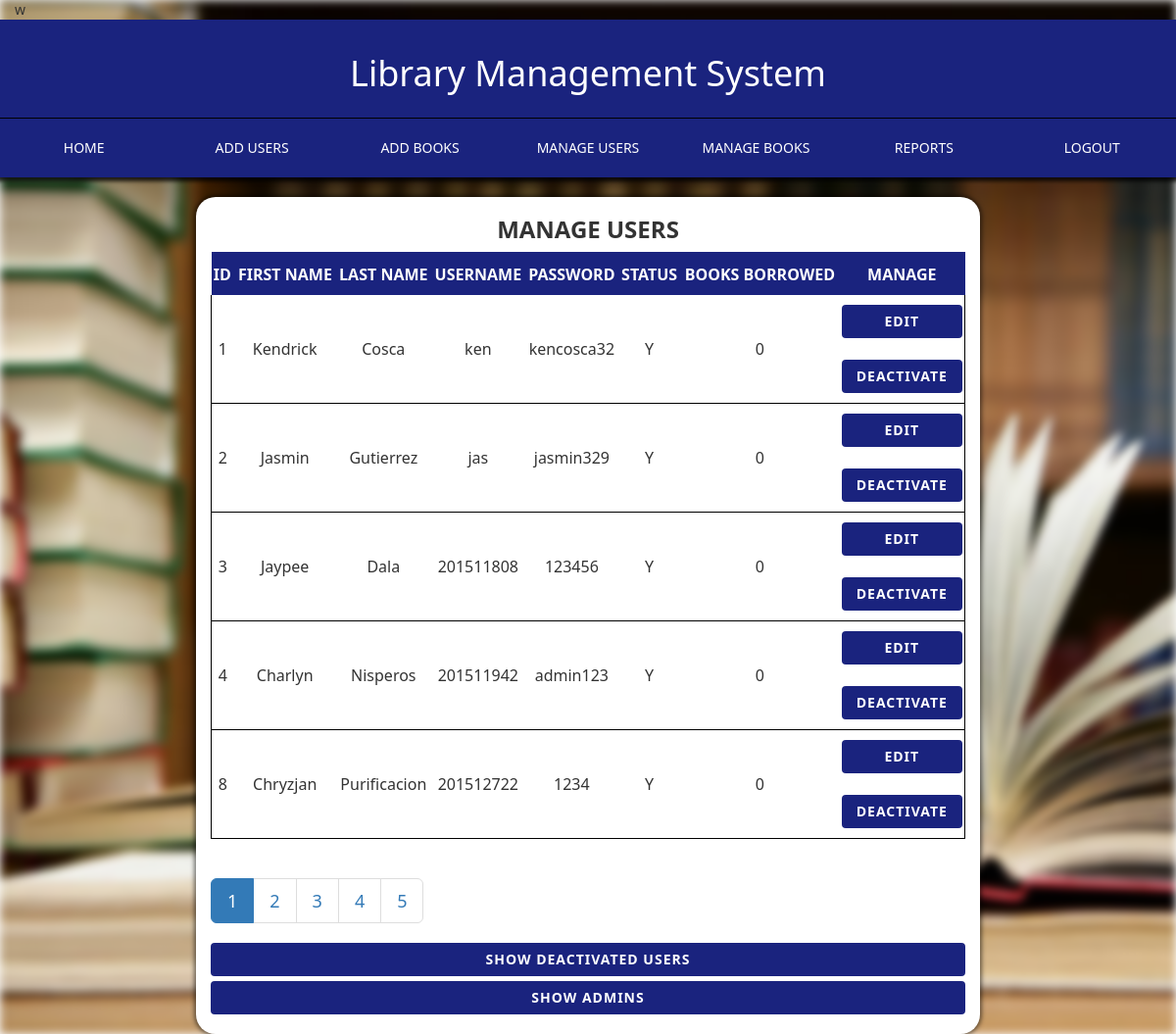
The app's page /manUser.php?page=1 (signed in) with its own data.
### tables this page shows
CREATE TABLE `usertbl` (
  `id` int(11) NOT NULL,
  `fullname` varchar(50) NOT NULL,
  `lname` varchar(25) NOT NULL,
  `fname` varchar(25) NOT NULL,
  `user` varchar(10) NOT NULL,
  `pass` varchar(10) NOT NULL,
  `status` enum('y','n') NOT NULL,
  `num_of_books` int(11) NOT NULL,
  `borrowed_status` enum('y','n') NOT NULL,
  `penalty_date` date DEFAULT NULL
);

### manUser.php (the view, shortened to what this page needs)
<html>
	<head>
		<link rel="stylesheet" type="text/css" href="./css/bootstrap.min.css">
		<link rel="stylesheet" type="text/css" href="./css/custom.css">
	</head>
	<body>
		<?php include 'loader.php'; ?>w
	<?php include "./header2.php"; ?>
			<div class="row">
				<div class="col-md-2"></div>
				<div class="col-md-8 form">
					<h3 class="text-center title">MANAGE USERS</h3>
					<table>
						<tr class="heading-table">
							<td class="table-side">ID</td>
							<td>FIRST NAME</td>
							<td>LAST NAME</td>
							<td>USERNAME</td>
							<td>PASSWORD</td>
							<td>STATUS</td>
							<td>BOOKS BORROWED</td>
							<td class="table-side">MANAGE</td>
						</tr>
						<?php
						include('./connect.php');
						$curr_page = $_GET["page"];
						if($curr_page=="" || $curr_page=="1"){
							$curr_page = 0;
						}
						else{
							$curr_page = ($curr_page*5) - 5;
						}
						$query = "SELECT * FROM usertbl limit $curr_page,5";
						$query2 = "SELECT * FROM usertbl";
						$sql2 = mysqli_query($db_connect, $query2);
						$counter = 0;
						if($sql = mysqli_query($db_connect, $query)){
							$total_rows = mysqli_num_rows($sql);
							$total_rows2 = mysqli_num_rows($sql2);
							$num_pages = ceil($total_rows2/5);
							if($total_rows>0){
								while($row = mysqli_fetch_array($sql)) {
									if($row['status'] == 'y') {
										if($counter == 0)
											echo '<tr>';
								?>
									<td class="id-border"><?php echo $row['id'] ?></td>
									<td class="bot-border"><?php echo $row['fname']?></td>
									<td class="bot-border"><?php echo $row['lname']?></td>
									<td class="bot-border"><?php echo $row['user']?></td>
									<td class="bot-border"><?php echo $row['pass']?></td>
									<td class="bot-border"><?php echo strtoupper($row['status'])?></td>
									<td class="bot-border"><?php echo $row['num_of_books']?></td>
									<td class="manage-border"><form class="link-form" action="./edit.php" method="post"><input type="hidden" name="id" value="<?php echo $row['id'] ?>" /><input type="submit" value="EDIT" class="btn btn-block btn-login" /></form><br><a href="./delete.php?id=<?php echo $row['id'] ?>" class="btn btn-block btn-login">DEACTIVATE</a></td>
								<?php
										if($counter%6 == 0)
											echo '</tr>';
									}
								}
							}
						}
								?>
					</table>
					<nav aria-label="Page navigation example">
 							 <ul class="pagination pagination-lg ">
					<?php
						 for ($i=1; $i <= $num_pages; $i++) {
								?>
								<li class="page-item <?php if($i == $_GET['page']) echo 'active'; ?>">
								<a href="./manUser.php?page=<?php echo $i ?> "?>
										 <?php echo $i; ?>
								</a>
									</li>
								<?php
							}
							?>
							</ul>
						</nav>
					<a href="./delusers.php" class="btn btn-block btn-login">SHOW DEACTIVATED USERS</a>
					<a href="./showadmin.php" class="btn btn-block btn-login">SHOW ADMINS</a>
					<br>
				</div>
				<div class="col-md-2"></div>
			</div>
		</div>
	</body>
</html>

### loader.php (shortened to what this page needs)
<div id="load" class="animate-bottom container-fluid">

### header2.php
<div class="row">
		<div class="col-md-12 header">
			<h1 class="text-center">Library Management System</h1>
		</div>
	</div>
	<div class="row header header-3">
		<nav>
			<ul>
				<a href="./landing.php">
					<li>HOME</li>
				</a>
				<a href="./adduser.php">
					<li>ADD USERS</li>
				</a>
				<a href="./addbook.php">
					<li>ADD BOOKS</li>
				</a>
				<a href="./manUser.php">
					<li>MANAGE USERS</li>
				</a>
				<a href="./manBook.php?search=&filter=id&order=ASC&page=1">
					<li>MANAGE BOOKS</li>
				</a>
				<a href="./report.php?search=&filter=id&order=DESC&page=1">
					<li>REPORTS</li>
				</a>
				<a href="./logout.php">
					<li>LOGOUT</li>
				</a>
			</ul>
		</nav>
	</div>

### css/custom.css (style rules this page uses)
body { font-family: 'Segoe UI'; }
.header { background: #1A237E; color: #fff; }
.header h1 { line-height: 70px; }
.header-3 { border-top: 1px solid #000; box-shadow: 0px 0px 4px 4px rgba(0,0,0,0.8); }
.header-3 nav { width: 100%; }
.header-3 nav ul { list-style: none; overflow: hidden; margin: 0; padding: 0; }
.header-3 nav ul a { display: inline-block; width: 14.28571428571429%; float: left; text-align: center; padding: 20px 0px; left: 0; text-decoration: none; color: #fff; font-weight: 500; transition: background 0.3s; background: #1A237E; }
.id-border { border-left: 1px solid #000; border-bottom: 1px solid #000; }
.bot-border { border-bottom: 1px solid #000; }
.manage-border { border-right: 1px solid #000; border-bottom: 1px solid #000; }
.form { margin:auto; margin-top: 20px; background: #fff; border-radius: 20px; box-shadow: 0px 0px 4px 2px rgba(0,0,0,0.5); }
.btn-login { background: #1A237E; font-weight: 700; letter-spacing: 1px; color: #fff; }
.title { font-weight: 700; }
table { width: 100%; margin: 0 auto; margin-bottom: 20px }
table td { border: 0px solid #000; text-align: center; padding: 10px 2px; }
.heading-table { font-weight: 600; background: #1A237E; color: #fff; }
.link-form { display: inline; }
#load { display: none; margin: auto; }
.animate-bottom { position: relative; animation-name: animatebottom; animation-duration: 0.75s }
.table-side { border-right: 1px solid #1A237E; }
.heading-table { border-top: 2px solid #1A237E; }

### records on screen
usertbl: id "1", fname "Kendrick", lname "Cosca", user "ken", pass "kencosca32", status "Y", num_of_books "0"
usertbl: id "2", fname "Jasmin", lname "Gutierrez", user "jas", pass "jasmin329", status "Y", num_of_books "0"
usertbl: id "3", fname "Jaypee", lname "Dala", user "201511808", pass "123456", status "Y", num_of_books "0"
usertbl: id "4", fname "Charlyn", lname "Nisperos", user "201511942", pass "admin123", status "Y", num_of_books "0"
usertbl: id "8", fname "Chryzjan", lname "Purificacion", user "201512722", pass "1234", status "Y", num_of_books "0"
